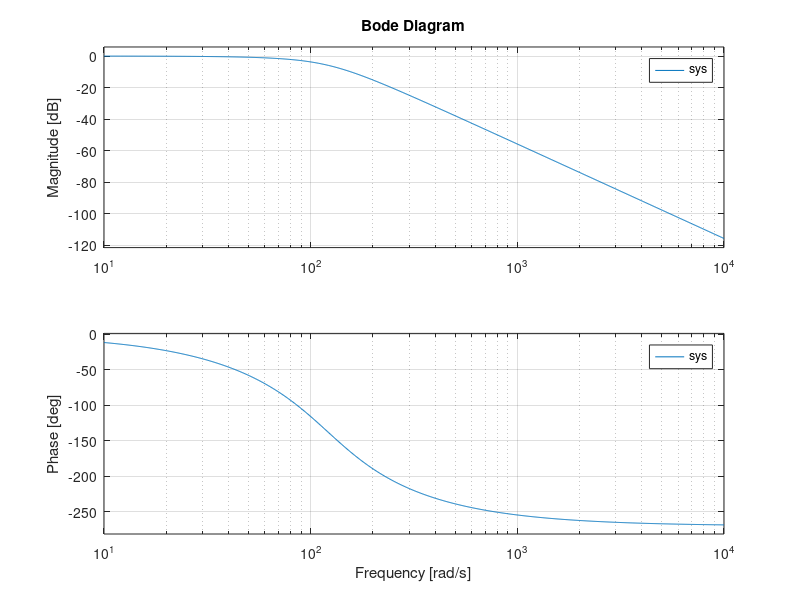

The MATLAB script that drew this image:
D = 1/30;

A = [0 1 0;
    0 0 1;
    -60/D^3 -36/D^2 -9/D];

B = [0;
    0;
    60/D^3];

C = [1 0 0];

sys = ss(A, B, C, []);

isstable(sys);

figure
bode(sys)